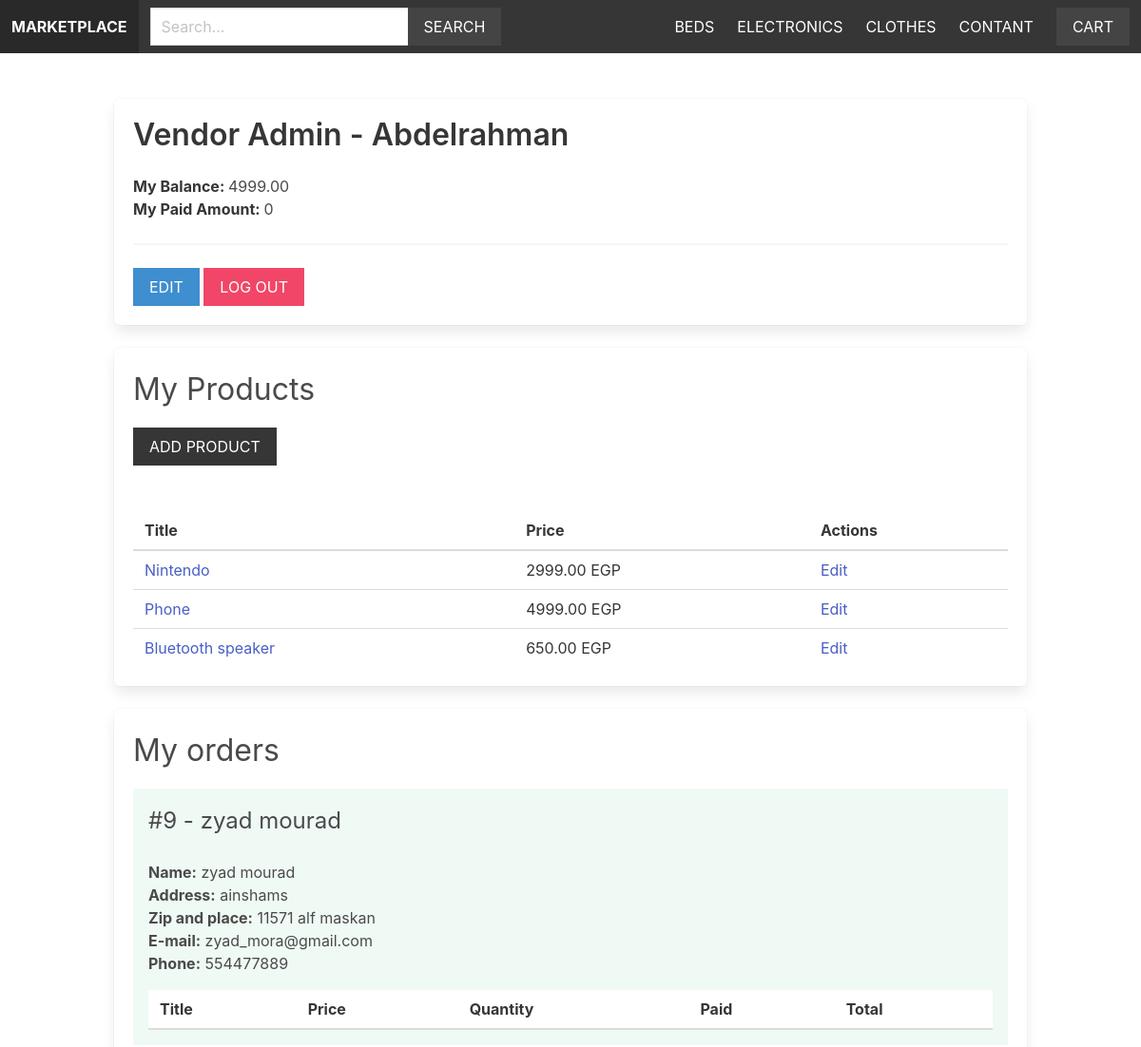
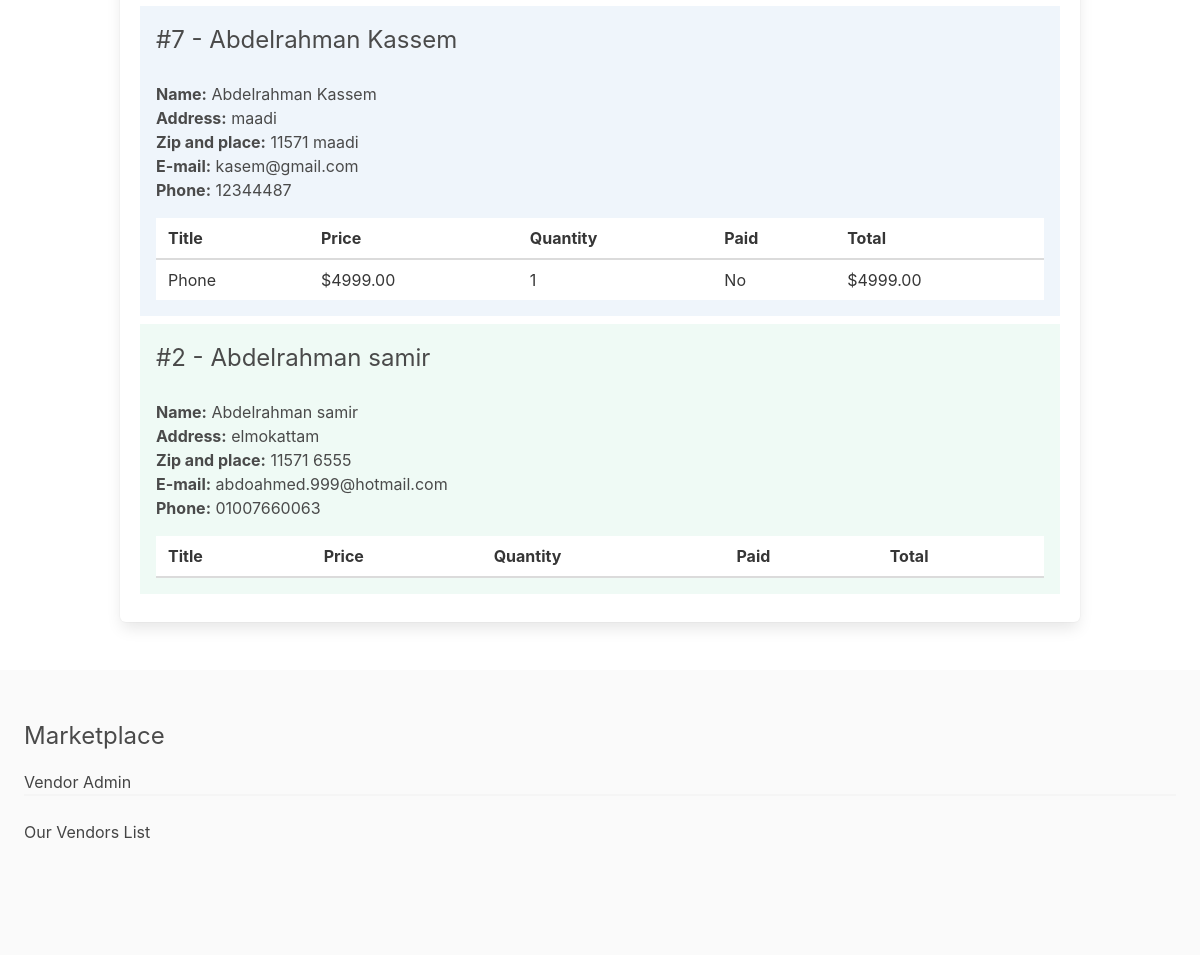
Page /vendor/vendor-admin/ (signed in) on the committed database (2 pictures, top to bottom).
### apps/product/models.py (models this page shows, shortened)
class Category(models.Model):
    title= models.CharField(max_length=255)
    slug= models. SlugField(max_length=255)
    ordering= models.IntegerField(default=0)
    class Meta:
        ordering=['ordering']

class Product(models.Model):
    category=models.ForeignKey(Category,related_name='products', on_delete=models.CASCADE)
    vendor=models.ForeignKey(Vendor,related_name='products', on_delete=models.CASCADE)
    title= models.CharField(max_length=255)
    slug= models. SlugField(max_length=255)
    description=models.TextField(blank=True,null=True)
    price=models.DecimalField(max_digits=6,decimal_places=2)
    date_added=models.DateTimeField(auto_now_add=True)
    image=models.ImageField(upload_to='uploads/',blank=True,null=True)
    thumbnail=models.ImageField(upload_to='uploads/',blank=True,null=True)
    class Meta:
        ordering=['-date_added']

### apps/vendor/models.py (models this page shows, shortened)
class Vendor(models.Model):
    name= models.CharField(max_length=255)
    created_at= models.DateTimeField(auto_now_add=True)
    created_by= models.OneToOneField(User, on_delete=models.CASCADE,related_name='vendor')
    class Meta:
        ordering= ['name']
    def get_balance(self):
        items=self.items.filter(vendor_paid=False,order__vendor__in=[self.id])
        return sum((item.product.price*item.quantity) for item in items)
    def get_paid_amount(self):
        items=self.items.filter(vendor_paid=True,order__vendor__in=[self.id])
        return sum((item.product.price*item.quantity) for item in items)

### apps/order/models.py (models this page shows, shortened)
class OrderItem(models.Model):
    order=models.ForeignKey(Order,related_name='items',on_delete=models.CASCADE)
    product=models.ForeignKey(Product,related_name='items',on_delete=models.CASCADE)
    vendor=models.ForeignKey(Vendor,related_name='items',on_delete=models.CASCADE)
    vendor_paid= models.BooleanField(default=False)
    price=models.DecimalField(max_digits=8,decimal_places=2)
    quantity=models.IntegerField(default=1)
    def get_total_price(self):
        return self.price*self.quantity

class Order(models.Model):
    first_name=models.CharField(max_length=100)
    last_name=models.CharField(max_length=100)
    email=models.CharField(max_length=100)
    address=models.CharField(max_length=100)
    zipcode=models.CharField(max_length=100)
    place=models.CharField(max_length=100)
    phone=models.CharField(max_length=100)
    created_at=models.DateTimeField(auto_now_add=True)
    paid_amount=models.DecimalField(max_digits=8,decimal_places=2)
    vendor=models.ManyToManyField(Vendor,related_name='orders',)
    class Meta:
        ordering=['-created_at']

### apps/vendor/views.py (the view)
# urls.py: path('vendor-admin/',views.vendor_admin,name='vendor_admin'),
@login_required
def vendor_admin(request):
    vendor= request.user.vendor
    products= vendor.products.all()
    orders=vendor.orders.all()
    for order in orders:
        order.vendor_amount=0
        order.vendor_paid_amount=0
        order.fully_paid=True
        for item in order.items.all():
            if item.vendor ==request.user.vendor:
                if item.vendor_paid:
                    order.vendor_paid_amount +=item.get_total_price()
                else:
                    order.vendor_amount+=item.get_total_price()
                    order.fully_paid=False
    return render(request,'vendor/vendor_admin.html', {'vendor':vendor,'products':products,'orders':orders})

### apps/cart/cart.py (called while the page is built)
    def __len__(self):
        return sum(item['quantity'] for item in self.cart.values())

### apps/cart/context_processor.py (called while the page is built)
def cart(request):
    return {'cart':Cart(request)}

### apps/product/context_processor.py (called while the page is built)
def menu_categories(request):
    categories=Category.objects.all()
    return {'menu_categories':categories}

### apps/vendor/templates/vendor/vendor_admin.html (shortened to what this page needs)
{%extends 'core/base.html'%}
{%block content%}
<div class="box">
<h1 class="title">Vendor Admin - {{vendor.name}}</h1>
<strong>My Balance: </strong> {{vendor.get_balance }} <br>
<strong>My Paid Amount: </strong> {{vendor.get_paid_amount}}
<hr>
<a href="{% url 'edit_vendor'%}" class="button is-info is-uppercase">Edit</a>
<a href="{%url 'logout'%}" class="button is-danger is-uppercase">log out</a>
</div>
<div class="box">
    <h2 class="is-size-3 mb-4">My Products</h2>
    <a href="{%url 'add_product'%}" class="button is-dark is-uppercase mb-6">Add Product</a>
    {%if products%}
        <table class="table is-fullwidth">
            <thead>
                <tr>
                    <th>Title</th>
                    <th>Price</th>
                    <th>Actions</th>
                </tr>
            </thead>
            <tbody>
                {% for product in products%}
                <tr>
                    <td><a href="{%url 'product' product.category.slug product.slug%}">{{product.title}}</a></td>
                    <td>{{product.price}} EGP</td>
                    <td><a href="{%url 'edit_product' product.id%}">Edit</a></td>
                </tr>
                {%endfor%}
            </tbody>
        </table>
    {%else%}
        <p>You don't have any products yet.</p>
    {%endif%}
</div>
<div class="box">
    <h2 class="is-size-3 mb-4">My orders</h2>
    {% if orders %}
        {% for order in orders %}
            <div class="{% if order.fully_paid %}has-background-success-light{% else %}has-background-info-light{% endif %} mb-2 p-4">
                <div class="columns is-multiline">
                    <div class="column is-6">
                        <h3 class="is-size-4">#{{ order.id }} - {{ order.first_name }} {{ order.last_name }}</h3>
                    </div>
                    <div class="column is-12">
                        <b>Name:</b> {{ order.first_name }} {{ order.last_name }}<br>
                        <b>Address:</b> {{ order.address }}<br>
                        <b>Zip and place:</b> {{ order.zipcode }} {{ order.place }}<br>
                        <b>E-mail:</b> {{ order.email }}<br>
                        <b>Phone:</b> {{ order.phone }}
                        <table class="table is-fullwidth mt-4">
                            <thead>
                                <tr>
                                    <th>Title</th>
                                    <th>Price</th>
                                    <th>Quantity</th>
                                    <th>Paid</th>
                                    <th>Total</th>
                                </tr>
                            </thead>
                            <tbody>
                                {% for item in order.items.all %}
                                    {% if item.vendor == request.user.vendor %}
                                        <tr>
                                            <td>{{ item.product.title }}</td>
                                            <td>${{ item.product.price }}</td>
                                            <td>{{ item.quantity }}</td>
                                            <td>{{ item.vendor_paid|yesno:"Yes,No" }}</td>
                                            <td>${{ item.get_total_price }}</td>
                                        </tr>
                                    {% endif %}
                                {% endfor %}
                            </tbody>
                        </table>
                    </div>
                </div>
            </div>
        {% endfor %}
    {% endif %}
</div>
{%endblock%}

### apps/core/templates/core/base.html (shortened to what this page needs)
{%load static%}
<!DOCTYPE html>
<html lang="en">
  <head>
    <link
      rel="stylesheet"
      href="https://cdn.jsdelivr.net/npm/bulma@0.9.1/css/bulma.min.css"
    />
    <link rel="stylesheet" href="{% static 'styles/main.css'%}">
  </head>
  <body>
    <nav class="navbar is-dark">
      <div class="navbar-brand">
        <a href="/" class="navbar-item"><strong>Marketplace</strong></a>
      </div>
      <div class="navbar-menu" id="main-navbar">
        <div class="navbar-start">
          <div class="navbar-item">
          <form action="{%url 'search'%}" method="get">
            <div class="field has-addons">
              <div class="control">
                <input type="text" class="input" placeholder="Search..." name="query">
              </div>
              <div class="control">
                <button class="button is-dark is-uppercase">search</button>
              </div>
            </div>
          </form>
          </div>
        </div>
        <div class="navbar-end">
            {%for category in menu_categories%}
              <a href="{%url 'category' category.slug%}" class="navbar-item">{{category.title}}</a>
            {%endfor%}
            <a href="{%url 'contact'%}" class="navbar-item">Contant</a>
            <div class="navbar-item">
              <a href="{%url 'cart'%}" class="button is-dark">Cart{%if cart%} ({{cart|length}}) {%endif%}</a>
            </div>
        </div>
      </div>
    </nav>
    <section class="section">
      <div class="container">{%block content%} {%endblock%}</div>
    </section>
      <footer class="footer">
    <h3 class="is-size-4 mb-4">Marketplace</h3>
    {% if request.user.is_authenticated%}
      <a href="{%url 'vendor_admin'%}" style="margin-bottom: 0;">Vendor Admin</a>
    {%else%}
      <a href="{%url 'become_vendor'%}" style="margin-bottom: 0;">Become vendor</a>
    {%endif%}
        <hr style="margin-top: 0;">
    <a href="{%url 'vendors'%}">Our Vendors List</a>
  </footer>
  </body>
</html>

### static/styles/main.css (style rules this page uses)
.navbar { text-transform: uppercase; }
.navbar .is-dark { background: #444; }
.footer a { margin-bottom: 15px; display: inline-block; color: #444; }
.input, .button { border-radius: 0; }

### rows in the picture
Category: title "BEDS"
Category: title "ELECTRONICS"
Category: title "CLOTHES"
Vendor: name "Abdelrahman", get_balance "4999.00", get_paid_amount "0"
Product: title "Nintendo", price "2999.00"
Product: title "Phone", price "4999.00"
Product: title "Bluetooth speaker", price "650.00"
Order: id "9", first_name "zyad", last_name "mourad", address "ainshams", zipcode "11571", place "alf maskan", email "zyad_mora@gmail.com", phone "554477889"
Order: id "7", first_name "Abdelrahman", last_name "Kassem", address "maadi", zipcode "11571", place "maadi", email "kasem@gmail.com", phone "12344487"
OrderItem: product "Phone", product.price "4999.00", quantity "1", vendor_paid "No", get_total_price "4999.00"
Order: id "2", first_name "Abdelrahman", last_name "samir", address "elmokattam", zipcode "11571", place "6555", email "abdoahmed.999@hotmail.com", phone "01007660063"
